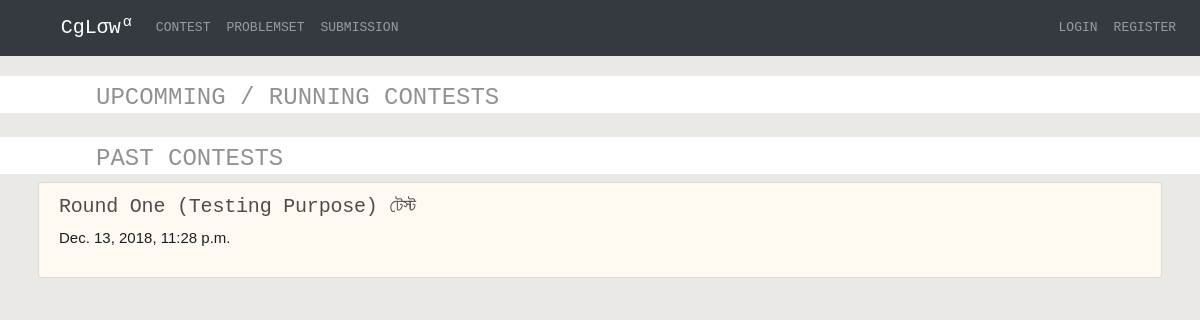
The page /contest/ on the database as committed earlier.
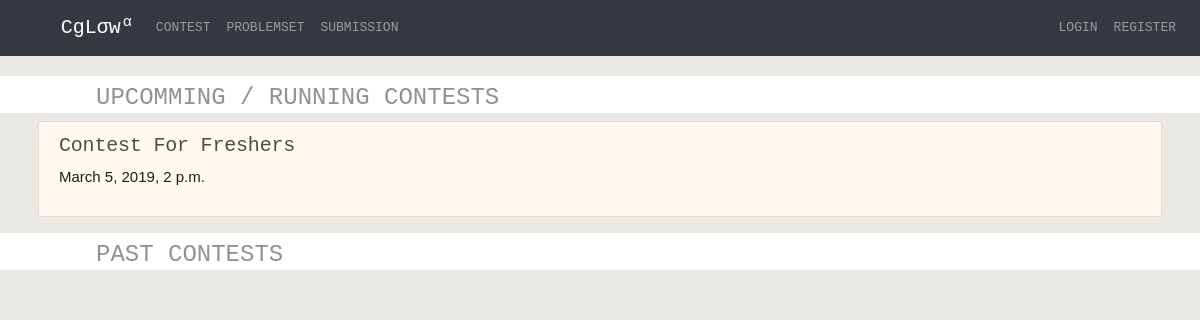
The same page on the database as committed later.
### contest/models.py (models this page shows, shortened)
class contest(models.Model):
	name = models.CharField(max_length=200)
	start_time = models.DateTimeField(auto_now=False, auto_now_add=False)
	end_time = models.DateTimeField(auto_now=False, auto_now_add=False)

### contest/views.py (the view)
def contest_list(request):
	context = {}
	if request.user.is_authenticated:
		context['username'] = request.user.username
	l = contest_table.objects.filter(end_time__gte = datetime.datetime.now())
	context['contest_list'] = l
	m = contest_table.objects.filter(end_time__lte = datetime.datetime.now(), start_time__lte = datetime.datetime.now())
	context['past_contest'] = m
	return render(request, 'contest/contest_list.html', context)

### contest/templates/contest/contest_list.html
{% extends "home/header.html" %}
{% block content %}
  <div>
    <h4 class="white-background-header" style="font-family: Courier New,Courier,Lucida Sans Typewriter,Lucida Typewriter,monospace;">UPCOMMING / RUNNING CONTESTS</h4>
  </div>
  <div class="container">
    <div class="list-group">
      {% for contest in contest_list %}
        <a href="{% url 'contest_info' pk=contest.id %}" class="list-group-item list-group-item-action list-group-item-contestlist">
        <h4 class="contest-name-header">{{contest.name}}</h4>
        <p class="contest-date-header">{{contest.start_time}}</p>
        </a>
      {% endfor%}
    </div>
  </div>
  <div style="padding-top: 1rem;">
    <h4 class="white-background-header" style="font-family: Courier New,Courier,Lucida Sans Typewriter,Lucida Typewriter,monospace;">PAST CONTESTS</h4>
  </div>
  <div class="container">
    <div class="list-group">
      {% for contest in past_contest %}
        <a href="{% url 'contest_info' pk=contest.id %}" class="list-group-item list-group-item-action list-group-item-contestlist">
        <h4 class="contest-name-header">{{contest.name}}</h4>
        <p class="contest-date-header">{{contest.start_time}}</p>
        </a>
      {% endfor%}
    </div>
  </div>
{% endblock %}

### home/templates/home/header.html (shortened to what this page needs)
<!doctype html>
<html lang="en">
  <head>
    {% load staticfiles%}
    <link href="{% static 'home/css/bootstrap.css' %}" rel="stylesheet">
    <link href="{% static 'home/css/navbar.css' %}" rel="stylesheet">
    <link href="https://stackpath.bootstrapcdn.com/font-awesome/4.7.0/css/font-awesome.min.css" rel="stylesheet">
    <link rel="stylesheet" href="{% static 'home/css/light.css' %}">
  </head>
  <body id="page-top" onload="PR.prettyPrint()" style="background-color: #eae9e5">
    <nav class="navbar navbar-expand-md navbar-dark bg-dark">
      <a class="navbar-brand" style="font-family: Courier New,Courier,Lucida Sans Typewriter,Lucida Typewriter,monospace;" href="{% url 'home' %}">
      CgL&sigma;w
      <sup style="margin-left: -10px; font-weight: 100;">α</sup>
      </a>
      <div class="collapse navbar-collapse" id="navbarsExample04">
        <ul class="navbar-nav mr-auto">
         <li class="nav-item">
            <a class="nav-link" style="font-family: Courier New,Courier,Lucida Sans Typewriter,Lucida Typewriter,monospace; font-size: 13px;" href="{% url 'contest' %}">CONTEST</a>
          </li>
          <li class="nav-item">
            <a class="nav-link" style="font-family: Courier New,Courier,Lucida Sans Typewriter,Lucida Typewriter,monospace; font-size: 13px;" href="{% url 'problem_list' %}">PROBLEMSET</a>
          </li>
          <li class="nav-item">
            <a class="nav-link" style="font-family: Courier New,Courier,Lucida Sans Typewriter,Lucida Typewriter,monospace; font-size: 13px;" href="{% url 'show_submission' %}">SUBMISSION</a>
          </li>
        </ul>
        {% if user.is_authenticated%}
          {% block navitem %}
          {% endblock %}
          <ul class="navbar-nav">
            <li class="nav-item">
              <a class="nav-link" style="font-family: Courier New,Courier,Lucida Sans Typewriter,Lucida Typewriter,monospace; font-size: 13px;" href="#">{{username}}</a>
            </li>
            <li class="nav-item">
              <a class="nav-link" style="font-family: Courier New,Courier,Lucida Sans Typewriter,Lucida Typewriter,monospace; font-size: 13px;" href="{% url 'user_logout' %}">LOGOUT</a>
            </li>
          </ul>
        {% else %}
          <ul class="navbar-nav">
            <li class="nav-item">
              <a class="nav-link" style="font-family: Courier New,Courier,Lucida Sans Typewriter,Lucida Typewriter,monospace; font-size: 13px;" href="{% url 'login' %}">LOGIN</a>
            </li>
            <li class="nav-item">
              <a class="nav-link" style="font-family: Courier New,Courier,Lucida Sans Typewriter,Lucida Typewriter,monospace; font-size: 13px;" href="{% url 'register' %}">REGISTER</a>
            </li>
          </ul>
        {% endif %}
      </div>
    </nav>
    {% block content %}
    {% endblock%}
  </body>
</html>

### home/static/home/css/navbar.css (style rules this page uses)
body { padding-bottom: 20px; }
.navbar { margin-bottom: 20px; }

Rows that differ between the two databases and show on the page:
removed contest: name "Round One (Testing Purpose) টেস্ট", start_time "Dec. 13, 2018, 11:28 p.m.", shown under "PAST CONTESTS"
added contest: name "Contest For Freshers", start_time "March 5, 2019, 2 p.m.", shown under "UPCOMMING / RUNNING CONTESTS"
